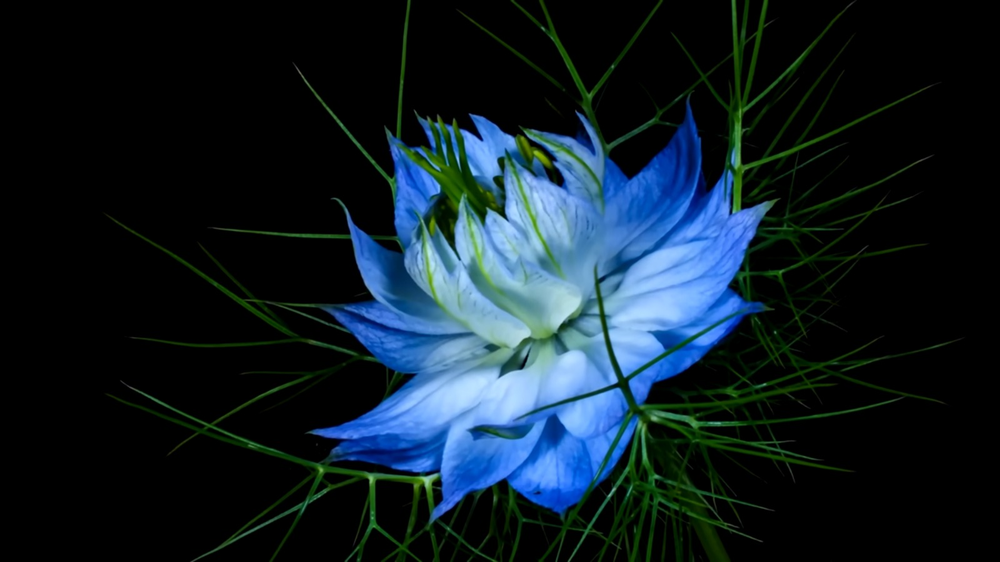
#> input picture Medio Curso/1._Umbral adaptativo/imagen a color.png, 1000 x 562 px, shrunk from 1600 x 900 before the run, found by its file name
$ python 7._Convolucion.py
#> lines starting #> are read from the running program, lines starting #| are printed output that depends on the picture
import cv2
import numpy as np

# Cargar la imagen en escala de grises
imagen = cv2.imread('imagen a color.png', cv2.IMREAD_GRAYSCALE)
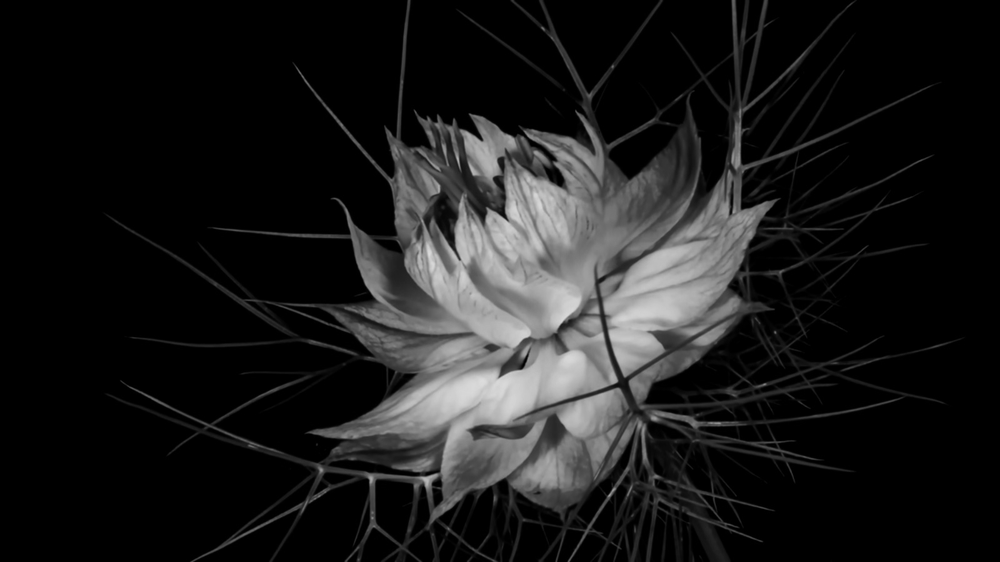
#> imagen: shape (562, 1000); min 0, max 220, mean 27.3

# Verificar si la imagen se cargo correctamente
if imagen is None:
    print("Error: No se pudo cargar la imagen.")
else:
    # Definir el kernel (ejemplo: detector de bordes Sobel)
    kernel = np.array([[-1, -1, -1],
                    [-1,  8, -1],
                    [-1, -1, -1]])

    # Aplicar la convolución
    imagen_convolucionada = cv2.filter2D(imagen, -1, kernel)
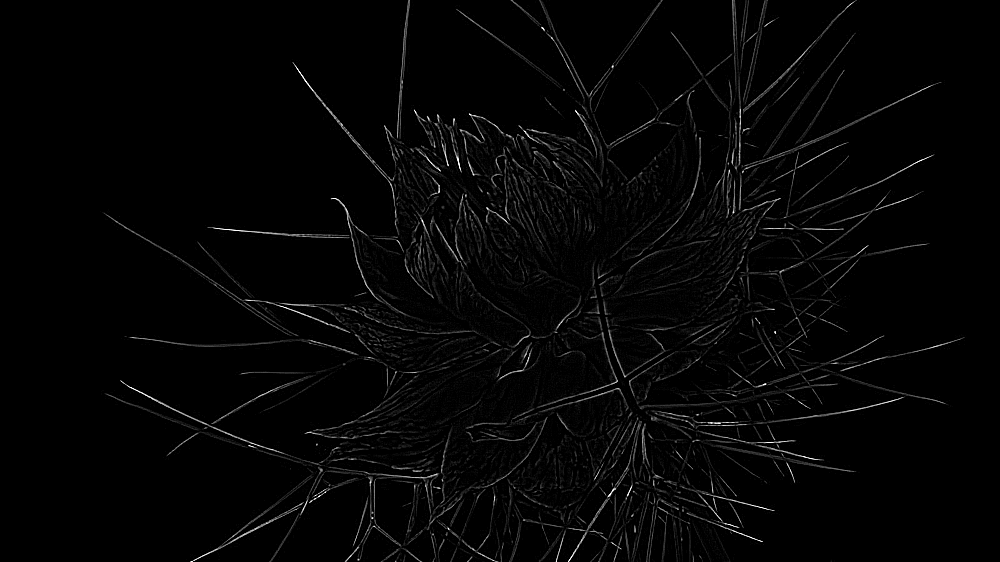
#> imagen_convolucionada: shape (562, 1000); min 0, max 255, mean 5.2

    # Matriz de la imagen original
    np.savetxt('imagen_original.csv', imagen, delimiter=',', fmt='%d')
    print("La matriz de la imagen original se ha guardado en 'imagen_original.csv'.")

    # Matriz de la imagen cambio de brillo
    np.savetxt('imagen_convolucionada.csv',imagen_convolucionada, delimiter=',', fmt='%d')
    print("La matriz de la imagen convolucionada se ha guardado en 'imagen_convolucionada.csv'.")

    # Mostrar la imagen original y la imagen convolucionada
    cv2.imshow('Imagen Original', imagen)
    cv2.imshow('Imagen Convolucionada', imagen_convolucionada)
    cv2.waitKey(0)
    cv2.destroyAllWindows()

    # Guardar la imagen en los archivos
    cv2.imwrite('Imagen Convolucionada.png', imagen_convolucionada)
